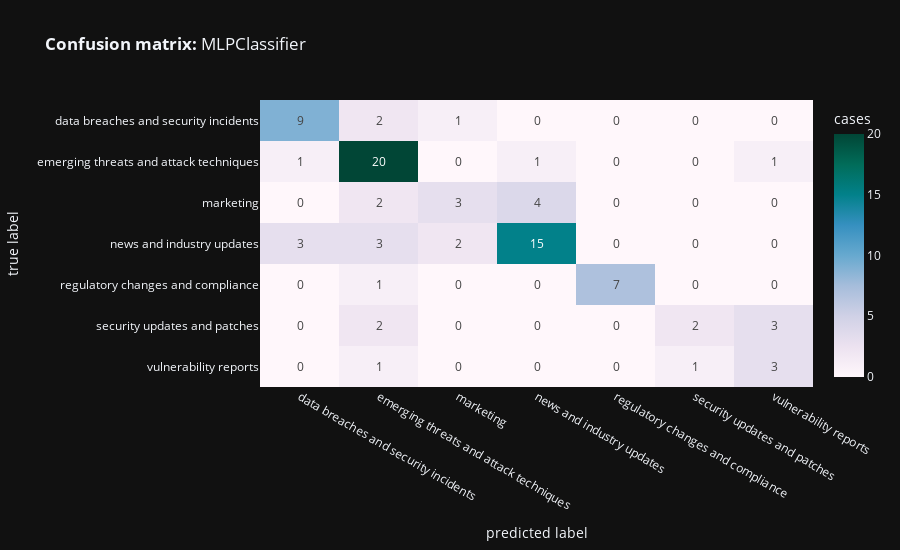
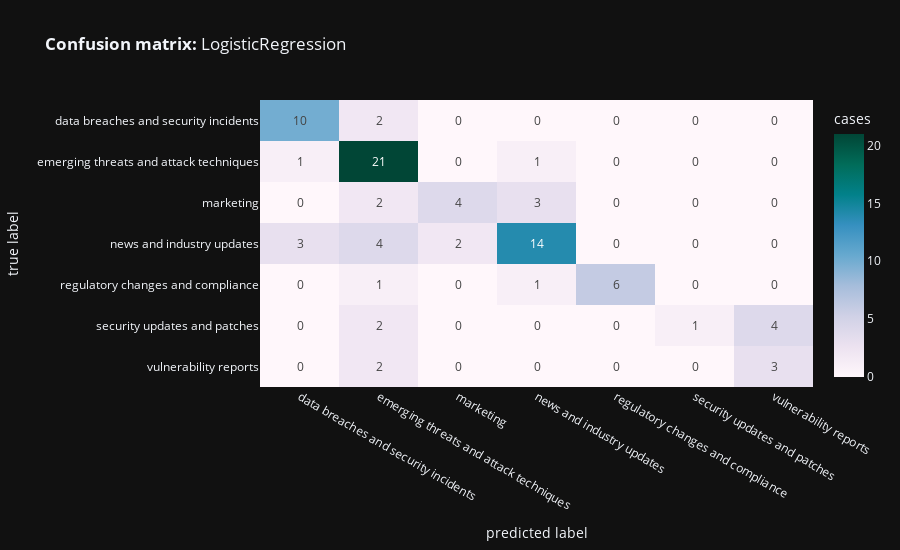

The cell these charts' notebook holds for them, in order:
### Code cell
X = np.stack(sdata['embeddings'].values)
y = sdata['category'].values

# Split data for training and testing
X_train, X_test, y_train, y_test = train_test_split(
    X,
    y,
    test_size=.25,
    random_state=42,
    stratify=y
)

splits = (X_train, X_test, y_train, y_test)

def embed_benchmark(clf, splits):
    display(Markdown(clf.__class__.__name__))
    clf.fit(splits[0], splits[2])
    predicted = clf.predict(splits[1])
    predicted_probs = clf.predict_proba(splits[1])
    predicted_probs = np.divide(predicted_probs, np.sum(predicted_probs, axis=1)[:, np.newaxis])
    print(classification_report(splits[3], predicted))
    loss = log_loss(y_test, predicted_probs)
    print(f"Cross-Entropy Loss / Log Loss: {loss}")

    cm = confusion_matrix(y_test, predicted)

    fig = px.imshow(
        cm, x=clf.classes_,
        y=clf.classes_, text_auto='d',
        aspect="auto",
        labels=dict(
            x="predicted label", y="true label",
            color="cases"),
        color_continuous_scale='pubugn',
        title=f'<b>Confusion matrix:</b> {clf.__class__.__name__}', height=550)

    fig.show()


classifiers = {
    MLPClassifier(random_state=42),
    LogisticRegression(random_state=42)
}

for clf in classifiers:
    embed_benchmark(clf, splits)

### Figure 1 — Plotly figure (JSON) as saved in the notebook; plotly's stock layout.template omitted (floating-point values rounded to 4 significant figures)
{"data": [{"coloraxis": "coloraxis", "name": "0", "texttemplate": "%{z:d}", "x": ["data breaches and security incidents", "emerging threats and attack techniques", "marketing", "news and industry updates", "regulatory changes and compliance", "security updates and patches", "vulnerability reports"], "y": ["data breaches and security incidents", "emerging threats and attack techniques", "marketing", "news and industry updates", "regulatory changes and compliance", "security updates and patches", "vulnerability reports"], "z": [[9, 2, 1, 0, 0, 0, 0], [1, 20, 0, 1, 0, 0, 1], [0, 2, 3, 4, 0, 0, 0], [3, 3, 2, 15, 0, 0, 0], [0, 1, 0, 0, 7, 0, 0], [0, 2, 0, 0, 0, 2, 3], [0, 1, 0, 0, 0, 1, 3]], "type": "heatmap", "xaxis": "x", "yaxis": "y", "hovertemplate": "predicted label: %{x}<br>true label: %{y}<br>cases: %{z}<extra></extra>"}], "layout": {"xaxis": {"anchor": "y", "domain": [0.0, 1.0], "title": {"text": "predicted label"}}, "yaxis": {"anchor": "x", "domain": [0.0, 1.0], "autorange": "reversed", "title": {"text": "true label"}}, "coloraxis": {"colorbar": {"title": {"text": "cases"}}, "colorscale": [[0.0, "rgb(255,247,251)"], [0.125, "rgb(236,226,240)"], [0.25, "rgb(208,209,230)"], [0.375, "rgb(166,189,219)"], [0.5, "rgb(103,169,207)"], [0.625, "rgb(54,144,192)"], [0.75, "rgb(2,129,138)"], [0.875, "rgb(1,108,89)"], [1.0, "rgb(1,70,54)"]]}, "title": {"text": "<b>Confusion matrix:</b> MLPClassifier"}, "height": 550}}

### Figure 2 — Plotly figure (JSON) as saved in the notebook; plotly's stock layout.template omitted (floating-point values rounded to 4 significant figures)
{"data": [{"coloraxis": "coloraxis", "name": "0", "texttemplate": "%{z:d}", "x": ["data breaches and security incidents", "emerging threats and attack techniques", "marketing", "news and industry updates", "regulatory changes and compliance", "security updates and patches", "vulnerability reports"], "y": ["data breaches and security incidents", "emerging threats and attack techniques", "marketing", "news and industry updates", "regulatory changes and compliance", "security updates and patches", "vulnerability reports"], "z": [[10, 2, 0, 0, 0, 0, 0], [1, 21, 0, 1, 0, 0, 0], [0, 2, 4, 3, 0, 0, 0], [3, 4, 2, 14, 0, 0, 0], [0, 1, 0, 1, 6, 0, 0], [0, 2, 0, 0, 0, 1, 4], [0, 2, 0, 0, 0, 0, 3]], "type": "heatmap", "xaxis": "x", "yaxis": "y", "hovertemplate": "predicted label: %{x}<br>true label: %{y}<br>cases: %{z}<extra></extra>"}], "layout": {"xaxis": {"anchor": "y", "domain": [0.0, 1.0], "title": {"text": "predicted label"}}, "yaxis": {"anchor": "x", "domain": [0.0, 1.0], "autorange": "reversed", "title": {"text": "true label"}}, "coloraxis": {"colorbar": {"title": {"text": "cases"}}, "colorscale": [[0.0, "rgb(255,247,251)"], [0.125, "rgb(236,226,240)"], [0.25, "rgb(208,209,230)"], [0.375, "rgb(166,189,219)"], [0.5, "rgb(103,169,207)"], [0.625, "rgb(54,144,192)"], [0.75, "rgb(2,129,138)"], [0.875, "rgb(1,108,89)"], [1.0, "rgb(1,70,54)"]]}, "title": {"text": "<b>Confusion matrix:</b> LogisticRegression"}, "height": 550}}
